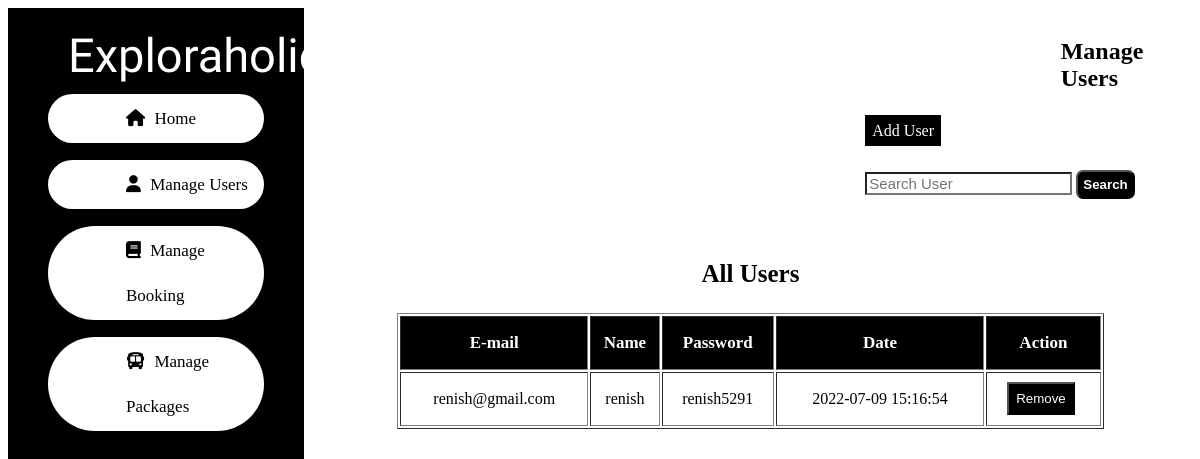
The page /adminasp/search.php on the database its author committed.
### tables this page shows
CREATE TABLE `register` (
  `sno` int(10) NOT NULL,
  `username` varchar(30) NOT NULL,
  `email` varchar(30) NOT NULL,
  `password` varchar(30) NOT NULL,
  `date` datetime NOT NULL DEFAULT current_timestamp()
);

### adminasp/search.php (the view, shortened to what this page needs)
<?php
require "../website1/asp/db.php";
$name=$_POST['name'];
$sql = "SELECT * FROM `register` where `username`LIKE '$name%'";
$result = mysqli_query($con,$sql);
?>
<!DOCTYPE html>
<html lang="en">
<head>
    <link rel="stylesheet" href="../admincss/user.css">
    <link rel="stylesheet" href="https://cdnjs.cloudflare.com/ajax/libs/font-awesome/6.1.1/css/all.min.css"
 />
</head>
<body>
    <div class="body">
        <div class="section1">
        <div class="logo">
                Exploraholic
            </div>
            <div class="menu">
                <ul>
                 <div class="menu_1">
                                    <i class="fa fa-home" aria-hidden="true"></i>
                    <a href="../adminasp/index.php">Home</a><br>
                    </div>
                     <div class="menu_1">
                    <i class="fa fa-user" aria-hidden="true"></i>
                    <a href="../adminasp/user.php">Manage Users</a><br>
                    </div>
                     <div class="menu_1">
                    <i class="fa fa-book" aria-hidden="true"></i>
                    <a href="../adminasp/booking.php">Manage Booking</a><br>
                    </div>
                     <div class="menu_1">
                    <i class="fa fa-bus" aria-hidden="true"></i>
                    <a href="../adminasp/packageforms.php">Manage Packages</a><br>
                    </div>
                </ul>
            </div>
        </div>
        <div class="section2">
            <h2 class="h2_1">Manage Users</h2>
            <div class="container">
                <a href="../website1/html/register.html" class="add">Add User</a></td>
                <form class="form" method="post"  action="search.php" style="margin-top: 30px;">
    <input type="text" name="name" class="search" placeholder="Search User">
    <button type="submit" name="save" class="searchbtn">Search</button>
  </form>
            </div><br><br>
            <center>
            <h3 class="h3_1">All Users </h3>
              <div class="table">
          <table border="1" class="table_1" style="background-color: white;">
<tr>
<th class="th_1">E-mail</th>
<th class="th_1">Name</th>
<th class="th_1">Password</th>
<th class="th_1">Date</th>
<th class="th_1">Action</th>
</tr>
<?php
while($row = mysqli_fetch_assoc($result)){
?>
<tr>
<td class="td_1" align="center"><?php echo $row['email']; ?></td>
<td class="td_1" align="center"><?php echo $row['username']; ?></td>
<td class="td_1" align="center"><?php echo $row['password']; ?></td>
<td class="td_1" align="center"><?php echo $row['date']; ?></td>
<td class="td_1" align="center">
<form action="user1.php" method="get">
    <input type="submit" name="submit" value="Remove" class="add" style="cursor: pointer;">
</form>
</tr>
<?php
}
?>
</table>
</div>
</center>
        </div>
    </div>
</body>
</html>

### admincss/user.css (style rules this page uses)
.body { display: flex; }
.section1 { background-color: rgb(183, 194, 253); height: 830px; width: 25%; }
.menu { margin-right: 40px; }
.menu a { text-decoration: none; text-align: center; justify-content: center; color: black; }
.section2 { background-color: rgb(255, 255, 255); height: 830px; width: 75%; margin-left: 5px; }
.add { text-decoration: none; color: white; padding: 7px; background: rgb(110, 110, 187); }
.section2 h2 { padding: 10px; }

### adminasp/search.php (style rules this page uses)
.section1 { background-color: black; line-height: 45px; }
.logo { font-size: 47px; font-family: 'Smooch', cursive; margin-top: 6px; color: white; margin-left: 60px; margin-top: 25px; }
.menu ul { color: white; }
.menu a { margin-left: 5px; }
.menu_1 { background-color: white; color: black; padding-left: 78px; border-radius: 70px; font-size: 17px; padding-top: 2px; padding-bottom: 2px; margin-bottom: 17px; }
.add { text-decoration: none; color: white; padding: 7px; background: black; margin-right: 5px; }
.container { margin-left: 63%; }
h2.h2_1 { margin-left: 84%; }
.table_1 { width: 80%; background-color: white; }
.th_1 { height: 50px; font-size: 17px; background-color: black; color: white; }
.td_1 { height: 50px; }
.h3_1 { font-size: 25px; }
.search { background: white; font-size: 15px; size: 50px; }
.searchbtn { font-weight: 600; background-color: black; text-decoration: none; color: white; padding: 5px; background: black; margin-right: 5px; border-radius: 7px; }

### rows shown on the page
register: email "renish@gmail.com", username "renish", password "renish5291", date "2022-07-09 15:16:54"
